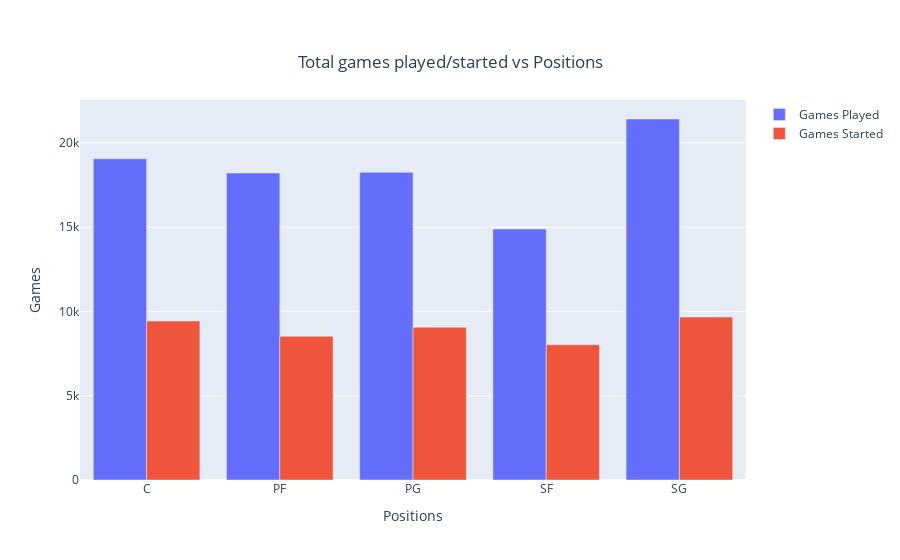

Notebook cell for this chart:
### Code cell
# Games and games started vs positions

games_df = df.pivot_table(index="pos", values=["g", "gs"], aggfunc=np.sum)

fig = go.Figure()
traces = []
traces.append(go.Bar(x=games_df.index, y=games_df.g, name='Games Played'))
traces.append(go.Bar(x=games_df.index, y=games_df.gs, name='Games Started'))
layout = go.Layout(
    barmode='group',
    title={
        'text': "Total games played/started vs Positions ",
        'y':0.9,
        'x':0.5,
        'xanchor': 'center',
        'yanchor': 'top'},
    xaxis={'title': 'Positions'},
    yaxis={'title': 'Games'}
)
fig = go.Figure(data=traces, layout=layout)
fig.show()

### Figure 1 — Plotly figure (JSON) as saved in the notebook; plotly's stock layout.template omitted (floating-point values rounded to 4 significant figures)
{"data": [{"name": "Games Played", "type": "bar", "x": ["C", "PF", "PG", "SF", "SG"], "y": [19052, 18206, 18248, 14887, 21412]}, {"name": "Games Started", "type": "bar", "x": ["C", "PF", "PG", "SF", "SG"], "y": [9427, 8520, 9058, 8018, 9662]}], "layout": {"barmode": "group", "title": {"text": "Total games played/started vs Positions ", "x": 0.5, "xanchor": "center", "y": 0.9, "yanchor": "top"}, "xaxis": {"title": {"text": "Positions"}}, "yaxis": {"title": {"text": "Games"}}}}
